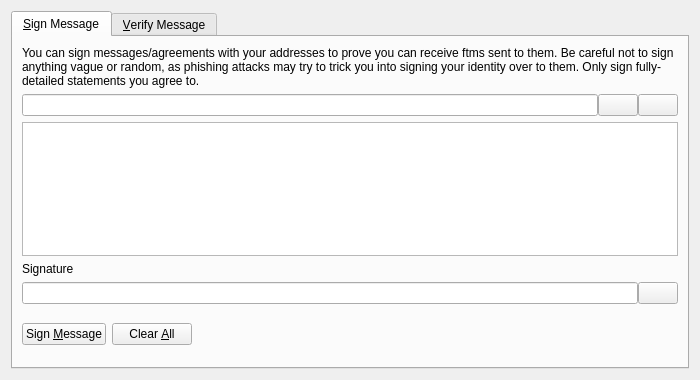
<?xml version="1.0" encoding="UTF-8"?>
<ui version="4.0">
 <class>SignVerifyMessageDialog</class>
 <widget class="QDialog" name="SignVerifyMessageDialog">
  <property name="geometry">
   <rect>
    <x>0</x>
    <y>0</y>
    <width>700</width>
    <height>380</height>
   </rect>
  </property>
  <property name="windowTitle">
   <string>Signatures - Sign / Verify a Message</string>
  </property>
  <property name="modal">
   <bool>true</bool>
  </property>
  <layout class="QVBoxLayout" name="verticalLayout">
   <item>
    <widget class="QTabWidget" name="tabWidget">
     <property name="currentIndex">
      <number>0</number>
     </property>
     <widget class="QWidget" name="tabSignMessage">
      <attribute name="title">
       <string>&amp;Sign Message</string>
      </attribute>
      <layout class="QVBoxLayout" name="verticalLayout_SM">
       <item>
        <widget class="QLabel" name="infoLabel_SM">
         <property name="text">
          <string>You can sign messages/agreements with your addresses to prove you can receive ftms sent to them. Be careful not to sign anything vague or random, as phishing attacks may try to trick you into signing your identity over to them. Only sign fully-detailed statements you agree to.</string>
         </property>
         <property name="textFormat">
          <enum>Qt::PlainText</enum>
         </property>
         <property name="wordWrap">
          <bool>true</bool>
         </property>
        </widget>
       </item>
       <item>
        <layout class="QHBoxLayout" name="horizontalLayout_1_SM">
         <property name="spacing">
          <number>0</number>
         </property>
         <item>
          <widget class="QValidatedLineEdit" name="addressIn_SM">
           <property name="toolTip">
            <string>The FTM address to sign the message with</string>
           </property>
          </widget>
         </item>
         <item>
          <widget class="QPushButton" name="addressBookButton_SM">
           <property name="toolTip">
            <string>Choose previously used address</string>
           </property>
           <property name="text">
            <string/>
           </property>
           <property name="icon">
            <iconset resource="../ftm.qrc">
             <normaloff>:/icons/address-book</normaloff>:/icons/address-book</iconset>
           </property>
           <property name="shortcut">
            <string>Alt+A</string>
           </property>
           <property name="autoDefault">
            <bool>false</bool>
           </property>
          </widget>
         </item>
         <item>
          <widget class="QPushButton" name="pasteButton_SM">
           <property name="toolTip">
            <string>Paste address from clipboard</string>
           </property>
           <property name="text">
            <string/>
           </property>
           <property name="icon">
            <iconset resource="../ftm.qrc">
             <normaloff>:/icons/editpaste</normaloff>:/icons/editpaste</iconset>
           </property>
           <property name="shortcut">
            <string>Alt+P</string>
           </property>
           <property name="autoDefault">
            <bool>false</bool>
           </property>
          </widget>
         </item>
        </layout>
       </item>
       <item>
        <widget class="QPlainTextEdit" name="messageIn_SM">
         <property name="toolTip">
          <string>Enter the message you want to sign here</string>
         </property>
        </widget>
       </item>
       <item>
        <widget class="QLabel" name="signatureLabel_SM">
         <property name="text">
          <string>Signature</string>
         </property>
         <property name="textFormat">
          <enum>Qt::PlainText</enum>
         </property>
        </widget>
       </item>
       <item>
        <layout class="QHBoxLayout" name="horizontalLayout_2_SM">
         <property name="spacing">
          <number>0</number>
         </property>
         <item>
          <widget class="QLineEdit" name="signatureOut_SM">
           <property name="font">
            <font>
             <italic>true</italic>
            </font>
           </property>
           <property name="readOnly">
            <bool>true</bool>
           </property>
          </widget>
         </item>
         <item>
          <widget class="QPushButton" name="copySignatureButton_SM">
           <property name="toolTip">
            <string>Copy the current signature to the system clipboard</string>
           </property>
           <property name="text">
            <string/>
           </property>
           <property name="icon">
            <iconset resource="../ftm.qrc">
             <normaloff>:/icons/editcopy</normaloff>:/icons/editcopy</iconset>
           </property>
           <property name="autoDefault">
            <bool>false</bool>
           </property>
          </widget>
         </item>
        </layout>
       </item>
       <item>
        <layout class="QHBoxLayout" name="horizontalLayout_3_SM">
         <item>
          <widget class="QPushButton" name="signMessageButton_SM">
           <property name="toolTip">
            <string>Sign the message to prove you own this FTM address</string>
           </property>
           <property name="text">
            <string>Sign &amp;Message</string>
           </property>
           <property name="icon">
            <iconset resource="../ftm.qrc">
             <normaloff>:/icons/edit</normaloff>:/icons/edit</iconset>
           </property>
           <property name="autoDefault">
            <bool>false</bool>
           </property>
          </widget>
         </item>
         <item>
          <widget class="QPushButton" name="clearButton_SM">
           <property name="toolTip">
            <string>Reset all sign message fields</string>
           </property>
           <property name="text">
            <string>Clear &amp;All</string>
           </property>
           <property name="icon">
            <iconset resource="../ftm.qrc">
             <normaloff>:/icons/remove</normaloff>:/icons/remove</iconset>
           </property>
           <property name="autoDefault">
            <bool>false</bool>
           </property>
          </widget>
         </item>
         <item>
          <spacer name="horizontalSpacer_1_SM">
           <property name="orientation">
            <enum>Qt::Horizontal</enum>
           </property>
           <property name="sizeHint" stdset="0">
            <size>
             <width>40</width>
             <height>48</height>
            </size>
           </property>
          </spacer>
         </item>
         <item>
          <widget class="QLabel" name="statusLabel_SM">
           <property name="font">
            <font>
             <weight>75</weight>
             <bold>true</bold>
            </font>
           </property>
           <property name="text">
            <string/>
           </property>
           <property name="wordWrap">
            <bool>true</bool>
           </property>
          </widget>
         </item>
         <item>
          <spacer name="horizontalSpacer_2_SM">
           <property name="orientation">
            <enum>Qt::Horizontal</enum>
           </property>
           <property name="sizeHint" stdset="0">
            <size>
             <width>40</width>
             <height>48</height>
            </size>
           </property>
          </spacer>
         </item>
        </layout>
       </item>
      </layout>
     </widget>
     <widget class="QWidget" name="tabVerifyMessage">
      <attribute name="title">
       <string>&amp;Verify Message</string>
      </attribute>
      <layout class="QVBoxLayout" name="verticalLayout_VM">
       <item>
        <widget class="QLabel" name="infoLabel_VM">
         <property name="text">
          <string>Enter the receiver's address, message (ensure you copy line breaks, spaces, tabs, etc. exactly) and signature below to verify the message. Be careful not to read more into the signature than what is in the signed message itself, to avoid being tricked by a man-in-the-middle attack. Note that this only proves the signing party receives with the address, it cannot prove sendership of any transaction!</string>
         </property>
         <property name="textFormat">
          <enum>Qt::PlainText</enum>
         </property>
         <property name="alignment">
          <set>Qt::AlignLeading|Qt::AlignLeft|Qt::AlignTop</set>
         </property>
         <property name="wordWrap">
          <bool>true</bool>
         </property>
        </widget>
       </item>
       <item>
        <layout class="QHBoxLayout" name="horizontalLayout_1_VM">
         <property name="spacing">
          <number>0</number>
         </property>
         <item>
          <widget class="QValidatedLineEdit" name="addressIn_VM">
           <property name="toolTip">
            <string>The FTM address the message was signed with</string>
           </property>
          </widget>
         </item>
         <item>
          <widget class="QPushButton" name="addressBookButton_VM">
           <property name="toolTip">
            <string>Choose previously used address</string>
           </property>
           <property name="text">
            <string/>
           </property>
           <property name="icon">
            <iconset resource="../ftm.qrc">
             <normaloff>:/icons/address-book</normaloff>:/icons/address-book</iconset>
           </property>
           <property name="shortcut">
            <string>Alt+A</string>
           </property>
           <property name="autoDefault">
            <bool>false</bool>
           </property>
          </widget>
         </item>
        </layout>
       </item>
       <item>
        <widget class="QPlainTextEdit" name="messageIn_VM"/>
       </item>
       <item>
        <widget class="QValidatedLineEdit" name="signatureIn_VM"/>
       </item>
       <item>
        <layout class="QHBoxLayout" name="horizontalLayout_2_VM">
         <item>
          <widget class="QPushButton" name="verifyMessageButton_VM">
           <property name="toolTip">
            <string>Verify the message to ensure it was signed with the specified FTM address</string>
           </property>
           <property name="text">
            <string>Verify &amp;Message</string>
           </property>
           <property name="icon">
            <iconset resource="../ftm.qrc">
             <normaloff>:/icons/transaction_0</normaloff>:/icons/transaction_0</iconset>
           </property>
           <property name="autoDefault">
            <bool>false</bool>
           </property>
          </widget>
         </item>
         <item>
          <widget class="QPushButton" name="clearButton_VM">
           <property name="toolTip">
            <string>Reset all verify message fields</string>
           </property>
           <property name="text">
            <string>Clear &amp;All</string>
           </property>
           <property name="icon">
            <iconset resource="../ftm.qrc">
             <normaloff>:/icons/remove</normaloff>:/icons/remove</iconset>
           </property>
           <property name="autoDefault">
            <bool>false</bool>
           </property>
          </widget>
         </item>
         <item>
          <spacer name="horizontalSpacer_1_VM">
           <property name="orientation">
            <enum>Qt::Horizontal</enum>
           </property>
           <property name="sizeHint" stdset="0">
            <size>
             <width>40</width>
             <height>48</height>
            </size>
           </property>
          </spacer>
         </item>
         <item>
          <widget class="QLabel" name="statusLabel_VM">
           <property name="font">
            <font>
             <weight>75</weight>
             <bold>true</bold>
            </font>
           </property>
           <property name="text">
            <string/>
           </property>
           <property name="wordWrap">
            <bool>true</bool>
           </property>
          </widget>
         </item>
         <item>
          <spacer name="horizontalSpacer_2_VM">
           <property name="orientation">
            <enum>Qt::Horizontal</enum>
           </property>
           <property name="sizeHint" stdset="0">
            <size>
             <width>40</width>
             <height>48</height>
            </size>
           </property>
          </spacer>
         </item>
        </layout>
       </item>
      </layout>
     </widget>
    </widget>
   </item>
  </layout>
 </widget>
 <customwidgets>
  <customwidget>
   <class>QValidatedLineEdit</class>
   <extends>QLineEdit</extends>
   <header>qvalidatedlineedit.h</header>
  </customwidget>
 </customwidgets>
 <resources>
  <include location="../ftm.qrc"/>
 </resources>
 <connections/>
</ui>
